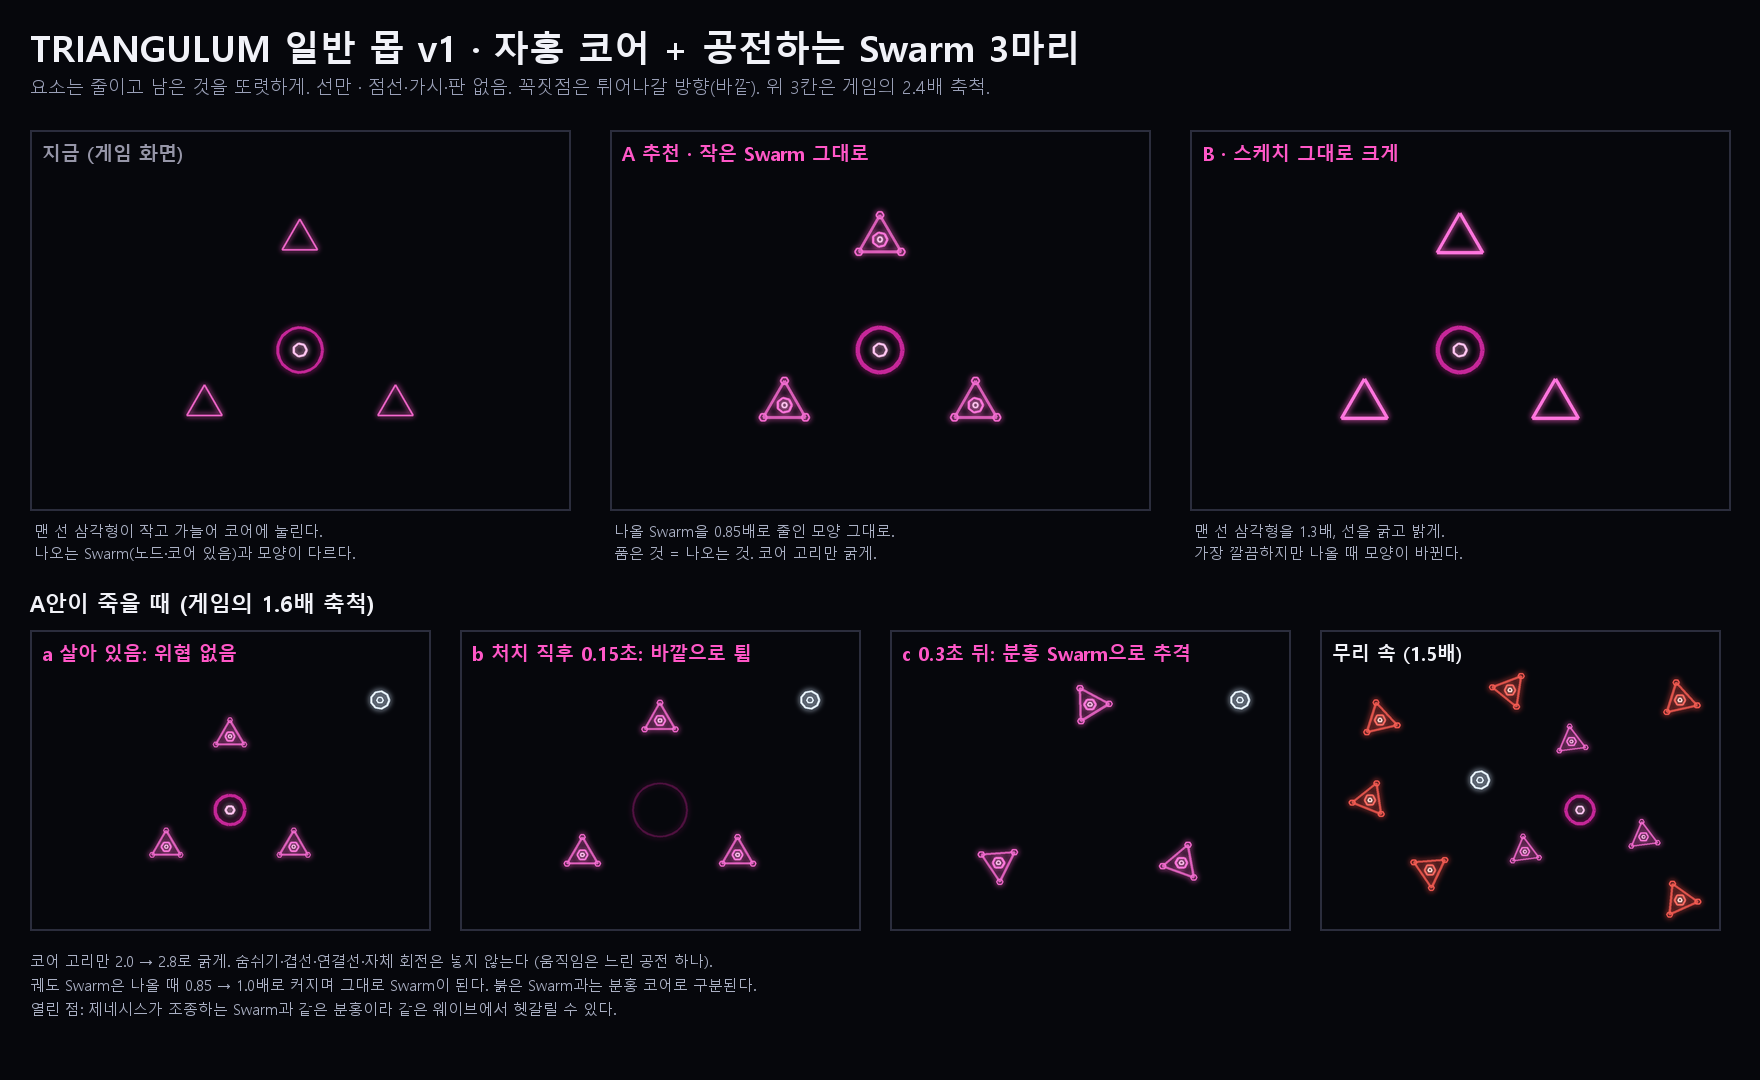

This chart was generated by the following Python code:
"""TRIANGULUM mob design v1: a Genesis-magenta core with three Swarms orbiting it.
Compares the current in-game look with two cleaner directions and shows the death
release for the recommended one. Lines only, no fills, no dashes, no thorns.
Usage: python Triangulum_Mob_Design_v1.py <out_dir>"""
import math, os, sys
from PIL import Image, ImageDraw
sys.path.insert(0, os.path.dirname(os.path.abspath(__file__)))
from Caelum_Body_Design_A_v1 import Canvas, BG, font
from Mira_Mob_Design_v1 import ring, player

TAU = math.tau
BODY = (189, 26, 133)        # Monster::GENESIS_COLOR (0.74, 0.10, 0.52)
BODY_HOT = (255, 170, 225)
PINK = (255, 87, 199)        # Monster::GENESIS_CONTROLLED_COLOR (1.0, 0.34, 0.78)
RED = (255, 72, 60)          # a free Swarm
TEXT, SUB, EDGE = (241, 242, 248), (170, 176, 196), (43, 45, 61)

# Game numbers (px): TRIANGULUM base, orbit radius, Swarm base.
BASE, ORBIT, SWARM = 17.0, 46.0, 13.0


def swarm(cv, x, y, b, face, col, alpha=1.0, red_core=False):
    """The in-game Swarm: a wire triangle with node rings and a core, one vertex at `face`."""
    r = b * 0.92
    pts = [(x + math.cos(face + k * TAU / 3) * r, y + math.sin(face + k * TAU / 3) * r) for k in range(3)]
    cv.poly(pts, max(1.2, b * 0.12), 0.75 * alpha, col=col)
    for p in pts:
        ring(cv, p[0], p[1], b * 0.15, max(1.0, b * 0.07), 0.9 * alpha, col)
    ring(cv, x, y, b * 0.28, max(1.2, b * 0.10), 0.95 * alpha, RED if red_core else col)
    ring(cv, x, y, b * 0.10, max(1.0, b * 0.07), 0.95 * alpha, BODY_HOT if not red_core else (255, 210, 200))


def bare_tri(cv, x, y, r, face, w, col, alpha=1.0):
    pts = [(x + math.cos(face + k * TAU / 3) * r, y + math.sin(face + k * TAU / 3) * r) for k in range(3)]
    cv.poly(pts, w, alpha, col=col)


def core(cv, x, y, S, ring_w=2.0):
    ring(cv, x, y, BASE * 0.55 * S, ring_w * S ** 0.5, 0.9, BODY)
    ring(cv, x, y, BASE * 0.30 * S * 0.55, 1.6 * S ** 0.5, 1.0, BODY_HOT)


def now(cv, x, y, S, spin):
    """What the game draws today: thin small bare triangles."""
    core(cv, x, y, S)
    for k in range(3):
        a = spin + k * TAU / 3
        bare_tri(cv, x + math.cos(a) * ORBIT * S, y + math.sin(a) * ORBIT * S, BASE * 0.5 * S, a, 1.2 * S ** 0.5, PINK, 0.85)


def option_a(cv, x, y, S, spin, alpha=1.0):
    """Recommended: three small copies of the Swarm it will release, vertex outward."""
    core(cv, x, y, S, 2.8)
    for k in range(3):
        a = spin + k * TAU / 3
        swarm(cv, x + math.cos(a) * ORBIT * S, y + math.sin(a) * ORBIT * S, SWARM * 0.85 * S, a, PINK, alpha)


def option_b(cv, x, y, S, spin):
    """The sketch, scaled up: bare triangles 1.3x bigger and brighter."""
    core(cv, x, y, S, 2.8)
    for k in range(3):
        a = spin + k * TAU / 3
        bare_tri(cv, x + math.cos(a) * ORBIT * S, y + math.sin(a) * ORBIT * S, BASE * 0.65 * S, a, 2.2 * S ** 0.5, PINK, 1.0)


def frame(board, d, img, x0, y0, title, col, notes=()):
    board.paste(img, (x0, y0))
    d.rectangle([x0, y0, x0 + img.width, y0 + img.height], outline=EDGE, width=2)
    d.text((x0 + 12, y0 + 10), title, font=font(19, True), fill=col)
    for j, s in enumerate(notes):
        d.text((x0 + 4, y0 + img.height + 10 + j * 22), s, font=font(15), fill=SUB)


def main():
    out = sys.argv[1]
    W, H = 1760, 1080
    b = Image.new("RGB", (W, H), BG); d = ImageDraw.Draw(b)
    d.text((30, 22), "TRIANGULUM 일반 몹 v1 · 자홍 코어 + 공전하는 Swarm 3마리", font=font(36, True), fill=TEXT)
    d.text((30, 74), "요소는 줄이고 남은 것을 또렷하게. 선만 · 점선·가시·판 없음. 꼭짓점은 튀어나갈 방향(바깥). 위 3칸은 게임의 2.4배 축척.",
           font=font(18), fill=(154, 160, 184))

    PW, PH, S, spin = 540, 380, 2.4, -1.5708
    tops = [("지금 (게임 화면)", now, (150, 150, 168),
             ["맨 선 삼각형이 작고 가늘어 코어에 눌린다.", "나오는 Swarm(노드·코어 있음)과 모양이 다르다."]),
            ("A 추천 · 작은 Swarm 그대로", option_a, PINK,
             ["나올 Swarm을 0.85배로 줄인 모양 그대로.", "품은 것 = 나오는 것. 코어 고리만 굵게."]),
            ("B · 스케치 그대로 크게", option_b, PINK,
             ["맨 선 삼각형을 1.3배, 선을 굵고 밝게.", "가장 깔끔하지만 나올 때 모양이 바뀐다."])]
    for i, (title, fn, col, notes) in enumerate(tops):
        cv = Canvas(PW, PH); fn(cv, PW / 2, PH / 2 + 30, S, spin)
        frame(b, d, cv.image(), 30 + i * (PW + 40), 130, title, col, notes)

    sy = 130 + PH + 120
    d.text((30, sy - 42), "A안이 죽을 때 (게임의 1.6배 축척)", font=font(22, True), fill=TEXT)
    SW, SH, S2 = 400, 300, 1.6
    cx, cy, px, py = 200, 180, 350, 70
    steps = [("a 살아 있음: 위협 없음", 0.0), ("b 처치 직후 0.15초: 바깥으로 튐", 0.5), ("c 0.3초 뒤: 분홍 Swarm으로 추격", 1.0)]
    for i, (title, k) in enumerate(steps):
        cv = Canvas(SW, SH)
        if k == 0.0:
            option_a(cv, cx, cy, S2, spin)
        else:
            if k < 1.0:
                ring(cv, cx, cy, BASE * 0.55 * S2 * (1 + 1.6 * k), 2.0, 0.6 * (1 - k), BODY)   # the core breaking up
            for j in range(3):
                a = spin + j * TAU / 3
                dist = (ORBIT + 20 * min(1.0, k)) * S2
                sx, sy2 = cx + math.cos(a) * dist, cy + math.sin(a) * dist
                if k >= 1.0:   # chasing: turned toward the player, full Swarm size
                    face = math.atan2(py - sy2, px - sx)
                    swarm(cv, sx, sy2, SWARM * S2, face, PINK)
                else:
                    swarm(cv, sx, sy2, SWARM * (0.85 + 0.15 * k) * S2, a, PINK)
        player(cv, px, py)
        frame(b, d, cv.image(), 30 + i * (SW + 30), sy, title, PINK)

    # Readability: real-ish scale among free red Swarms.
    CW, x0 = 400, 30 + 3 * (SW + 30)
    cv = Canvas(CW, SH)
    option_a(cv, 260, 180, 1.5, 0.4)
    for (sx, sy2, f) in [(60, 90, 0.3), (110, 240, -0.6), (360, 70, 2.4), (190, 60, 1.2), (50, 170, 0.9), (360, 270, -2.0)]:
        swarm(cv, sx, sy2, SWARM * 1.5, f, RED, red_core=True)
    player(cv, 160, 150)
    frame(b, d, cv.image(), x0, sy, "무리 속 (1.5배)", TEXT)

    ty = sy + SH + 20
    for j, s in enumerate(["코어 고리만 2.0 → 2.8로 굵게. 숨쉬기·겹선·연결선·자체 회전은 넣지 않는다 (움직임은 느린 공전 하나).",
                           "궤도 Swarm은 나올 때 0.85 → 1.0배로 커지며 그대로 Swarm이 된다. 붉은 Swarm과는 분홍 코어로 구분된다.",
                           "열린 점: 제네시스가 조종하는 Swarm과 같은 분홍이라 같은 웨이브에서 헷갈릴 수 있다."]):
        d.text((30, ty + j * 24), s, font=font(15), fill=SUB)
    b.save(os.path.join(out, "Triangulum_Mob_Design_v1.png"))


if __name__ == "__main__":
    main()
